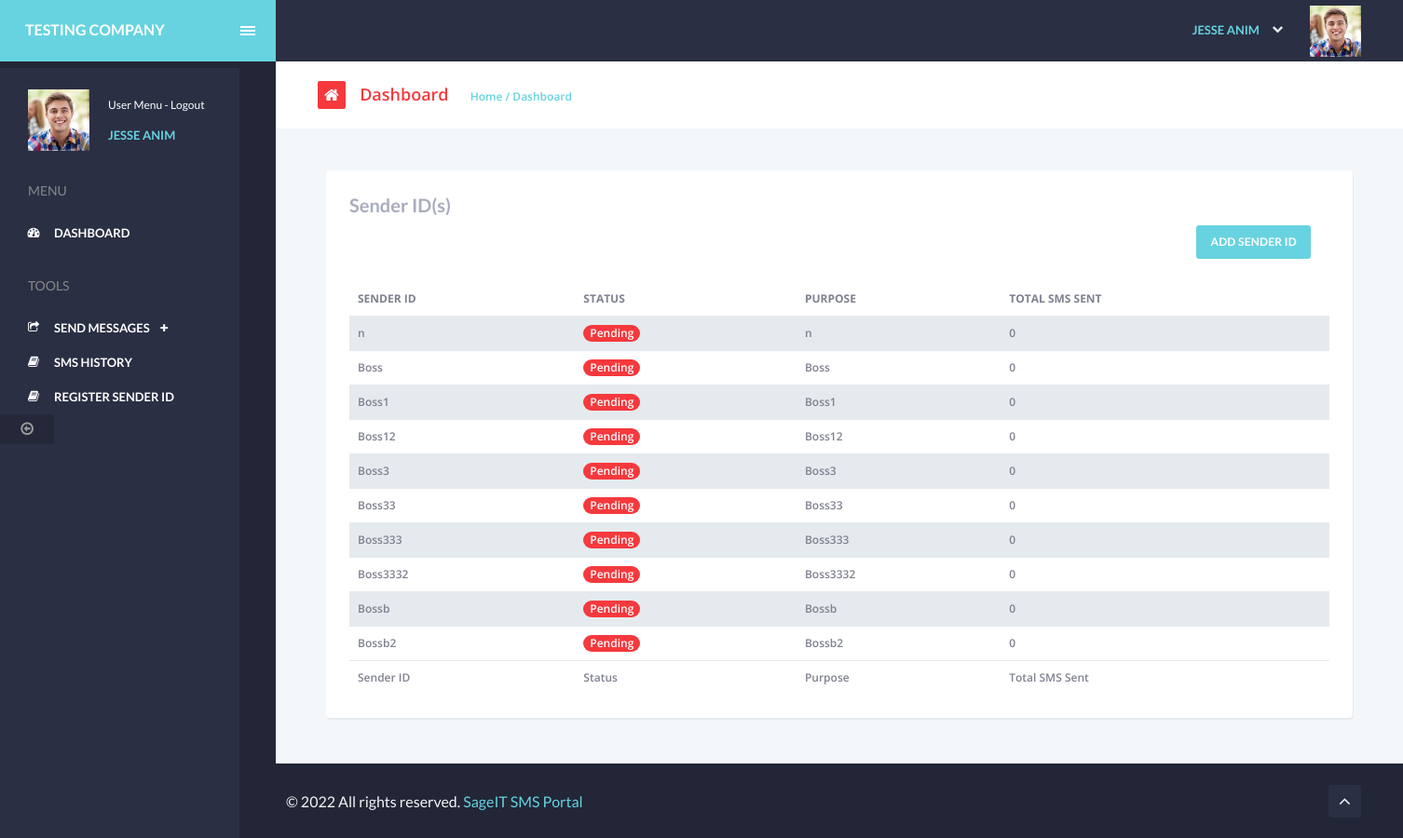
The page /register-sender-id.php (signed in) on the database its author committed.
### tables this page shows
CREATE TABLE `senderID` (
  `id` int(11) NOT NULL,
  `status` int(11) NOT NULL DEFAULT 0,
  `client_id` int(11) NOT NULL,
  `sender_id` varchar(255) NOT NULL,
  `purpose` varchar(255) NOT NULL,
  `date_created` timestamp NOT NULL DEFAULT current_timestamp() ON UPDATE current_timestamp()
);

### partials/header.php (called while the page is built)
<?php
include_once 'partials/head.php';
include_once 'partials/sidebar.php';
include_once 'partials/navbar.php';

### register-sender-id.php (the view, shortened to what this page needs)
<?php
    require_once 'partials/header.php';
    $client_id = $_SESSION['sage_it_sms_id'];
    $query = "SELECT * FROM senderID WHERE client_id = :c_id";
    $statement = $con->prepare($query);
    $statement->execute(
        array(
            ":c_id" => $client_id
        )
    );
    $count = $statement->rowCount();
    $rows = $statement->fetchAll(PDO::FETCH_ASSOC);
?>
<section id="content" class="table-layout animated fadeIn">
    <div class="chute chute-center">
        <div class="col-md-12">
            <div class="panel panel-visible" id="spy3">
                <div class="panel-heading">
                    <div class="panel-title hidden-xs">
                        Sender ID(s)
                    </div>
                    <div class="panel-footer text-right">
                        <a href="register-sender-id-add.php" class="btn btn-primary ph15 mr5" type="button">Add Sender
                            ID</a>
                    </div>
                </div>
                <div class="panel-body pn">
                    <div class="table-responsive">
                        <table class="table table-striped table-hover" id="datatable3" cellspacing="0" width="100%">
                            <thead>
                                <tr>
                                    <th class="va-m sorting_desc">Sender ID</th>
                                    <th class="va-m">Status</th>
                                    <th class="va-m">Purpose</th>
                                    <th class="va-m">Total SMS Sent</th>
                                </tr>
                            </thead>
                            <tfoot>
                                <tr>
                                    <th class="va-m sorting_desc">Sender ID</th>
                                    <th class="va-m">Status</th>
                                    <th class="va-m">Purpose</th>
                                    <th class="va-m">Total SMS Sent</th>
                                </tr>
                            </tfoot>
                            <tbody>
                                <?php
                                    if($count > 0 && !(empty($rows))){
                                        foreach($rows as $results){?>
                                            <tr>
                                                <td><?= $results['sender_id']; ?></td>
                                                <td><span class="badge <?= $results['status'] == 0 ? 'badge-danger' : 'badge-dark'?>"><?= $results['status'] == 0 ? 'Pending' : 'Approved'?></span></td>
                                                <td class="hidden-xs"><?= $results['sender_id']; ?></td>
                                                <td class="hidden-xs">0</td>
                                            </tr>
                                        <?php
                                        }
                                    }
                                ?>
                            </tbody>
                        </table>
                    </div>
                </div>
            </div>
        </div>
    </div>
</section>
<?php
    require_once 'partials/footer.php';
?>

### partials/head.php (shortened to what this page needs)
<!DOCTYPE html>
<html>
<head>
    <link rel="stylesheet" type="text/css" href="assets/fonts/icomoon/icomoon.css">
    <link rel="stylesheet" type="text/css" href="assets/js/plugins/fullcalendar/fullcalendar.min.css">
    <link rel="stylesheet" type="text/css" href="assets/js/plugins/magnific/magnific-popup.css">
    <link rel="stylesheet" type="text/css" href="assets/js/plugins/c3charts/c3.min.css">
    <link rel="stylesheet" type="text/css" href="assets/skin/default_skin/css/theme.css">
    <link rel="stylesheet" type="text/css" href="assets/allcp/forms/css/forms.css">
    <link rel="stylesheet" type="text/css" href="assets/js/plugins/datatables/media/css/dataTables.bootstrap.css">
    <link rel="stylesheet" type="text/css"
        href="assets/js/plugins/datatables/extensions/Editor/css/dataTables.editor.css">
    <link rel="stylesheet" type="text/css"
        href="assets/js/plugins/datatables/extensions/ColReorder/css/dataTables.colReorder.min.css">
    <link rel="stylesheet" href="sweetalert2.min.css">
</head>
<body class="dashboard-page">
    <div id="main">
        <header class="navbar navbar-fixed-top bg-dark">
            <div class="navbar-logo-wrapper">
                <a class="navbar-logo-text" href="dashboard.php">
                    <b><?= $_SESSION['sage_it_business_name']; ?></b>
                </a>
                <span id="sidebar_left_toggle" class="ad ad-lines"></span>
            </div>
            <ul class="nav navbar-nav navbar-right">
                <li class="dropdown dropdown-fuse">
                    <a href="#" class="dropdown-toggle fw600" data-toggle="dropdown">
                        <span class="hidden-xs">
                            <name><?= $_SESSION['sage_it_sms_name']; ?></name>
                        </span>
                        <span class="fa fa-caret-down hidden-xs mr15"></span>
                        <img src="assets/img/avatars/profile_avatar.jpg" alt="avatar" class="mw55">
                    </a>
                </li>
            </ul>
        </header>
        <aside id="sidebar_left" class="nano nano-light affix">
            <div class="sidebar-left-content nano-content">
                <header class="sidebar-header">
                    <div class="sidebar-widget author-widget">
                        <div class="media">
                            <a class="media-left" href="#">
                                <img src="assets/img/avatars/profile_avatar.jpg" class="img-responsive">
                            </a>
                            <div class="media-body">
                                <div class="media-links">
                                    <a href="#" /*class="sidebar-menu-toggle"*/>User Menu -</a> <a onclick="Logout()" style="cursor: pointer;"
                                        >Logout</a>
                                </div>
                                <div class="media-author"><?= $_SESSION['sage_it_sms_name']; ?></div>
                            </div>
                        </div>
                    </div>
                </header>

### partials/sidebar.php (shortened to what this page needs)
<ul class="nav sidebar-menu">
    <li class="sidebar-label pt30">Menu</li>
    <li class="active">
        <a class="accordion-toggle menu-open" href="dashboard.php">
            <span class="fa fa-dashboard"></span>
            <span href="dashboard.php" class="sidebar-title">Dashboard</span>
        </a>
    </li>
    <li class="sidebar-label pt25">Tools</li>
    <li>
        <a class="accordion-toggle" href="#">
            <span class="fa fa-share-square-o"></span>
            <span class="sidebar-title">SEND MESSAGES</span>
            <span class="caret"></span>
        </a>
    </li>
    <li>
        <a href="sms-history.php">
            <span class="fa fa-book"></span>
            <span class="sidebar-title">SMS History</span>
        </a>
    </li>
    <li>
        <a href="register-sender-id.php">
            <span class="fa fa-book"></span>
            <span class="sidebar-title">Register Sender ID</span>
        </a>
    </li>

### partials/navbar.php
        <div class="sidebar-toggler">
            <a href="#">
                <span class="fa fa-arrow-circle-o-left"></span>
            </a>
        </div>
    </div>
</aside>
<section id="content_wrapper">
    <header id="topbar" class="alt">
        <div class="topbar-left">
            <ol class="breadcrumb">
                <li class="breadcrumb-icon">
                    <a href="dashboard.php">
                        <span class="fa fa-home"></span>
                    </a>
                </li>
                <li class="breadcrumb-active">
                    <a href="dashboard.php">Dashboard</a>
                </li>
                <li class="breadcrumb-link">
                    <a href="dashboard.php">Home</a>
                </li>
                <li class="breadcrumb-current-item">Dashboard</li>
            </ol>
        </div>
    </header>

### partials/footer.php (shortened to what this page needs)
        <footer id="content-footer" class="affix">
            <div class="row">
                <div class="col-md-6">
                    <span class="footer-legal">©  All rights reserved. <a href="#">SageIT SMS Portal</a></span>
                </div>
                <div class="col-md-6 text-right">
                    <span class="footer-meta"></span>
                    <a href="#content" class="footer-return-top">
                        <span class="fa fa-angle-up"></span>
                    </a>
                </div>
            </div>
        </footer>
    </section>
</div>
</body>
</html>

### rows shown on the page
senderid: sender "n", status "Pending"
senderid: sender "Boss", status "Pending"
senderid: sender "Boss1", status "Pending"
senderid: sender "Boss12", status "Pending"
senderid: sender "Boss3", status "Pending"
senderid: sender "Boss33", status "Pending"
senderid: sender "Boss333", status "Pending"
senderid: sender "Boss3332", status "Pending"
senderid: sender "Bossb", status "Pending"
senderid: sender "Bossb2", status "Pending"

### other values the page prints
$_SESSION['sage_it_business_name'] "TESTING COMPANY"
$_SESSION['sage_it_sms_name'] "JESSE ANIM"
